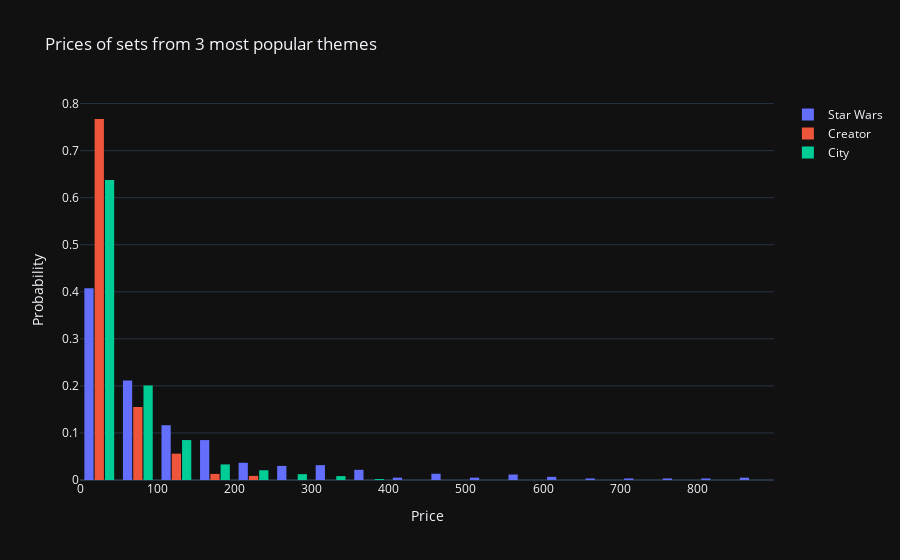

The code cell stored with this chart in its notebook:
### Code cell
make_hist(popular_themes[popular_themes.price < popular_themes.price.quantile(.99)],
          'price', 
          'theme',
          'Price',
          'Probability',
          'Prices of sets from 3 most popular themes')

### Figure 1 — Plotly figure (JSON) as saved in the notebook; plotly's stock layout.template omitted (floating-point values rounded to 4 significant figures; data arrays with more than 128 entries replaced by an {"elided": "..."} marker saying what was removed)
{"data": [{"histnorm": "probability", "name": "Star Wars", "nbinsx": 30, "type": "histogram", "x": {"elided": "601 int values"}}, {"histnorm": "probability", "name": "Creator", "nbinsx": 30, "type": "histogram", "x": {"elided": "232 int values"}}, {"histnorm": "probability", "name": "City", "nbinsx": 30, "type": "histogram", "x": {"elided": "483 int values"}}], "layout": {"bargap": 0.2, "bargroupgap": 0.1, "title": {"text": "Prices of sets from 3 most popular themes"}, "xaxis": {"title": {"text": "Price"}}, "yaxis": {"title": {"text": "Probability"}}}}
